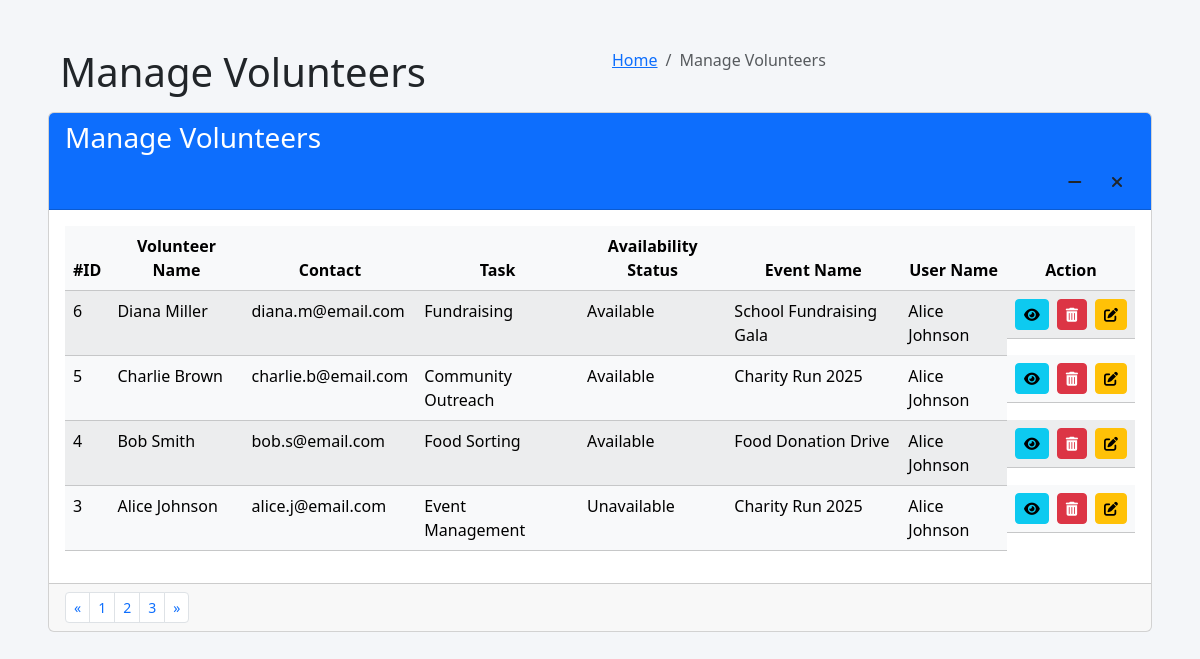
Page /pages/admin/volunteers/manage_volunteers.php on the earlier database version.
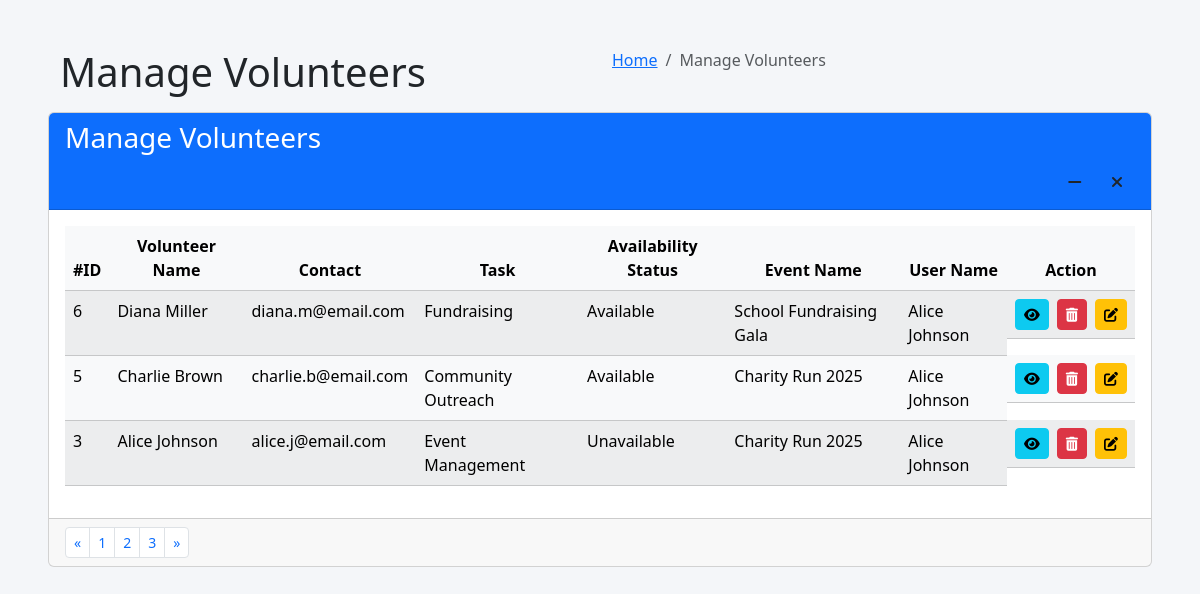
Same page on the later database version.
### tables this page shows
CREATE TABLE `volunteer` (
  `id` int(11) NOT NULL,
  `name` varchar(255) NOT NULL,
  `contact` varchar(255) DEFAULT NULL,
  `task` varchar(255) DEFAULT NULL,
  `availability_status` enum('Available','Unavailable') NOT NULL,
  `created_at` timestamp NOT NULL DEFAULT current_timestamp(),
  `event_id` int(11) DEFAULT NULL,
  `user_id` int(11) DEFAULT NULL
);

CREATE TABLE `events` (
  `id` int(11) NOT NULL,
  `name` varchar(255) NOT NULL,
  `location` varchar(255) DEFAULT NULL,
  `descriptions` varchar(255) NOT NULL,
  `date` date DEFAULT NULL,
  `image_url` varchar(255) NOT NULL,
  `status` enum('Active','Inactive') NOT NULL DEFAULT 'Active'
);

### pages/admin/volunteers/manage_volunteers.php (the view, shortened to what the changed rows need)
<?php
$dms = new mysqli('localhost', 'root', '', 'donation_management_system');
?>
<!DOCTYPE html>
<html lang="en">
<head>
    <link href="https://cdn.jsdelivr.net/npm/bootstrap@5.3.3/dist/css/bootstrap.min.css" rel="stylesheet">
    <link href="https://cdnjs.cloudflare.com/ajax/libs/font-awesome/6.0.0-beta3/css/all.min.css" rel="stylesheet">
</head>
<body>
<div class="container-fluid p-5">
    <section class="content-header">
        <div class="container-fluid">
            <div class="row mb-2">
                <div class="col-sm-6">
                    <h1>Manage Volunteers</h1>
                </div>
            </div>
        </div>
    </section>
    <section class="content">
        <div class="card">
            <div class="card-body">
                <table class="table table-hover table-light table-striped">
                    <thead class="table-secondary-subtle text-center fw-bold">
                        <tr>
                            <th>#ID</th>
                            <th>Volunteer Name</th>
                            <th>Contact</th>
                            <th>Task</th>
                            <th>Availability Status</th>
                            <th>Event Name</th>
                            <th>User Name</th>
                            <th>Action</th>
                        </tr>
                    </thead>
                    <tbody>
                        <?php
                        $query = "SELECT
                                    vs.id, vs.name, vs.contact, vs.task, vs.availability_status,
                                    e.name AS event_name,
                                    vs.event_id,
                                    u.id AS user_id,
                                    CONCAT(u.first_name, ' ', u.last_name) AS user_name
                                  FROM
                                    volunteer vs
                                  LEFT JOIN
                                    events e ON vs.event_id = e.id
                                  LEFT JOIN
                                    users u ON vs.user_id = u.id
                                  ORDER BY vs.id DESC";
                        $volunteers_result = $dms->query($query);
                        if ($volunteers_result) {
                            while ($row = $volunteers_result->fetch_assoc()) {
                                $id = htmlspecialchars($row['id']);
                                $name = htmlspecialchars($row['name']);
                                $contact = htmlspecialchars($row['contact']);
                                $task = htmlspecialchars($row['task']);
                                $availability_status = htmlspecialchars($row['availability_status']);
                                $event_name = htmlspecialchars($row['event_name']);
                                $event_id = htmlspecialchars($row['event_id']);
                                $user_name = htmlspecialchars($row['user_name']);
                                $user_id = htmlspecialchars($row['user_id']);
                                echo "<tr>";
                                echo "<td>$id</td>";
                                echo "<td>$name</td>";
                                echo "<td>$contact</td>";
                                echo "<td>$task</td>";
                                echo "<td>$availability_status</td>";
                                echo "<td>$event_name</td>";
                                echo "<td>$user_name</td>";
                                echo "<td class='d-flex justify-content-center align-items-center'>";
                                echo "<button type='button' class='btn btn-info btn-sm me-2' data-bs-toggle='modal' data-bs-target='#volunteerViewModal'";
                                echo " data-id='$id' data-name='$name' data-contact='$contact' data-task='$task' data-availability='$availability_status' data-eventname='$event_name' data-username='$user_name' title='View Volunteer'>";
                                echo "<i class='fas fa-eye'></i>";
                                echo "</button>";
                                echo "<button type='button' class='btn btn-danger btn-sm me-2' data-bs-toggle='modal' data-bs-target='#deleteConfirmModal' data-id='$id' title='Delete Volunteer'>";
                                echo "<i class='fas fa-trash-alt'></i>";
                                echo "</button>";
                                echo "<button type='button' class='btn btn-warning btn-sm' data-bs-toggle='modal' data-bs-target='#volunteerEditModal'";
                                echo " data-id='$id' data-name='$name' data-contact='$contact' data-task='$task' data-availability='$availability_status' data-eventid='$event_id' data-userid='$user_id' title='Edit Volunteer'>";
                                echo "<i class='fas fa-edit'></i>";
                                echo "</button>";
                                echo "</td>";
                                echo "</tr>";
                            }
                        } else {
                            echo "<tr><td colspan='8' class='text-center'>No volunteers found.</td></tr>";
                        }
                        ?>
                    </tbody>
                </table>
            </div>
        </div>
    </section>
</div>
</body>
</html>

Differences in the rows shown:
removed volunteer: id "4", name "Bob Smith", contact "bob.s@email.com", task "Food Sorting", availability_status "Available", event.name "Food Donation Drive", user_name "Alice Johnson"
